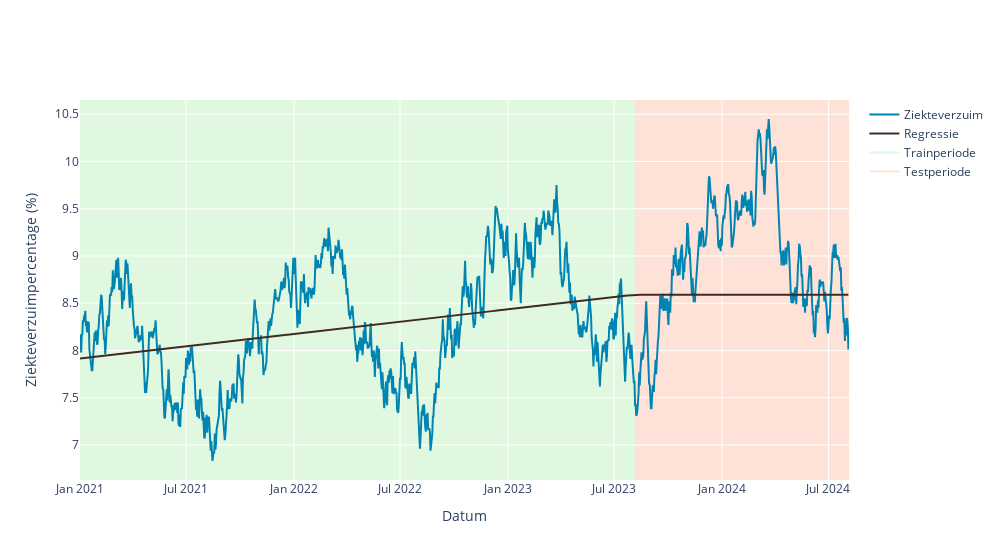

The cell this chart's notebook holds for it:
### Code cell
## Instellingen regressiemodel
jaarlijks_patroon=False
wekelijks_patroon=False
graad = 1

## Toepassen instellingen in model
df_regressie = pas_regressie_toe(data=data,
    jaarlijks_seizoenspatroon=jaarlijks_patroon,
    wekelijks_seizoenspatroon=wekelijks_patroon,
    graad=graad,
    zie_traintest_periodes=True
)

## Berekenen metrieken
bereken_metrieken(list_of_dfs=[df_regressie])

### Figure 1 — Plotly figure (JSON) as saved in the notebook; plotly's stock layout.template omitted (floating-point values rounded to 4 significant figures; data arrays with more than 128 entries replaced by an {"elided": "..."} marker saying what was removed)
{"data": [{"line": {"color": "#0084B2"}, "mode": "lines", "name": "Ziekteverzuim", "type": "scatter", "x": {"elided": "1312 str values"}, "y": {"elided": "1312 float values"}}, {"line": {"color": "#402a23"}, "mode": "lines", "name": "Regressie", "type": "scatter", "x": {"elided": "1312 str values"}, "y": {"elided": "1312 float values"}}, {"line": {"color": "limegreen"}, "mode": "lines", "name": "Trainperiode", "opacity": 0.15, "type": "scatter", "x": [null], "y": [null]}, {"line": {"color": "LightSalmon"}, "mode": "lines", "name": "Testperiode", "opacity": 0.3, "type": "scatter", "x": [null], "y": [null]}], "layout": {"autosize": false, "paper_bgcolor": "white", "plot_bgcolor": "white", "shapes": [{"fillcolor": "limegreen", "layer": "below", "line": {"width": 0}, "opacity": 0.15, "type": "rect", "x0": "2021-01-01", "x1": "2023-08-06", "xref": "x", "y0": 0, "y1": 1, "yref": "paper"}, {"fillcolor": "LightSalmon", "layer": "below", "line": {"width": 0}, "opacity": 0.3, "type": "rect", "x0": "2023-08-06", "x1": "2024-08-05", "xref": "x", "y0": 0, "y1": 1, "yref": "paper"}], "width": 1000, "xaxis": {"title": {"text": "Datum"}}, "yaxis": {"title": {"text": "Ziekteverzuimpercentage (%)"}}}}
